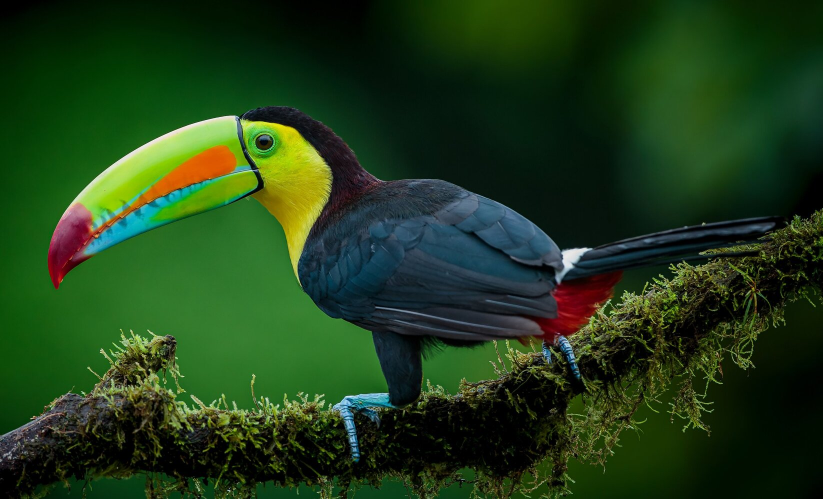
#> input picture OpenCV/Resources/beautifull_bird.jpg, 1645 x 998 px (shown at 1/2 size)
$ jupyter execute CV_Lec01_prt03.ipynb
#> lines starting #> are read from the running program, lines starting #| are printed output that depends on the picture
# Topic: GrayScale Coversion

[cell 1]
# import lib
import cv2 as cv
from cv2 import cvtColor

[cell 2]
img = cv.imread('Resources/beautifull_bird.jpg')
#> img is the input picture: shape (998, 1645, 3); mean B, G, R 24.6, 59.9, 30.9
img = cv.resize(img , (800 , 600))
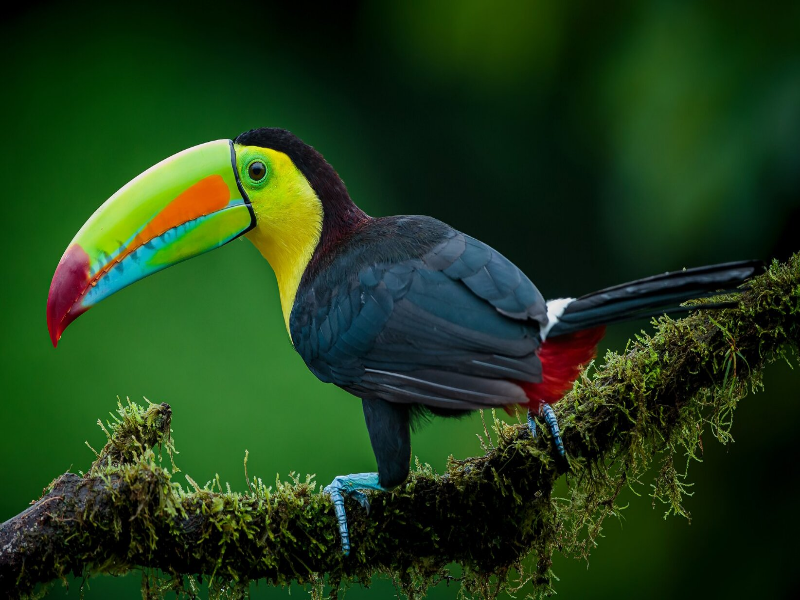
#> img: shape (600, 800, 3); mean B, G, R 24.5, 59.8, 30.8

# Conversion
gray_scale = cvtColor(img , cv.COLOR_BGR2GRAY)
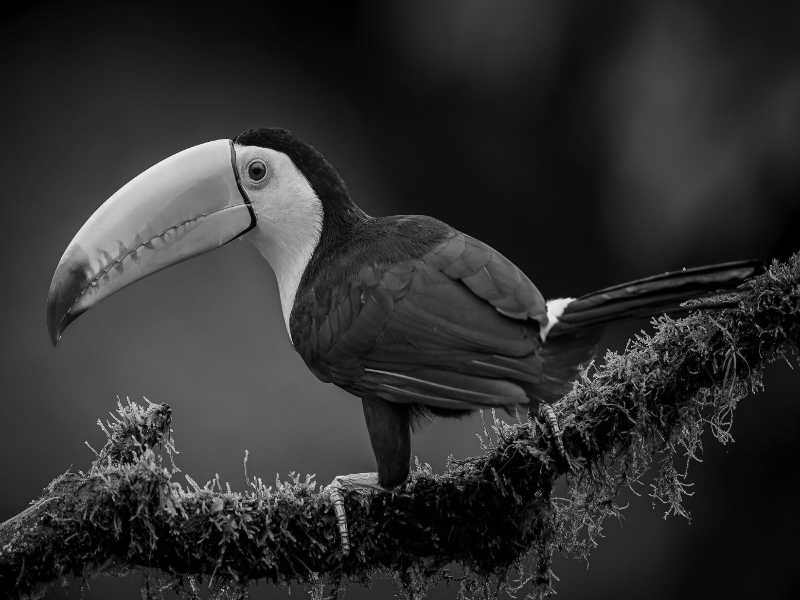
#> gray_scale: shape (600, 800); min 0, max 247, mean 47.1

# Display Code
cv.imshow('WithoutGrayScale / AlreadyExistImage' , img)
cv.imshow('GrayScaleImage' , gray_scale)

# Delay
cv.waitKey(0)

[cell 3]
# Close All Windows
cv.destroyAllWindows()

[cell 4]
import cv2 as cv
from cv2 import cvtColor

# read img
r_img = cv.imread("Resources/beautifull_bird.jpg")

# resize img
rsize_img = cv.resize(r_img , (800 , 700))
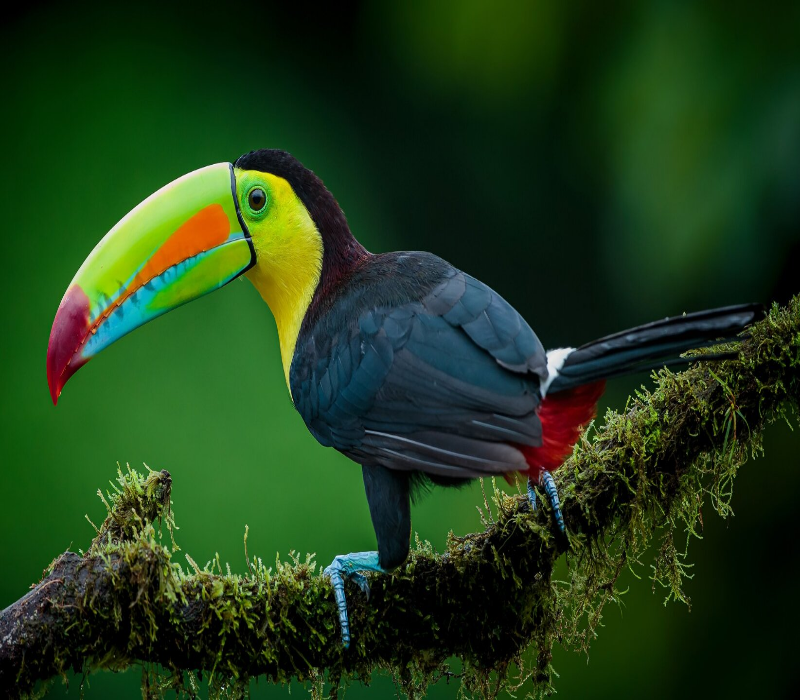
#> rsize_img: shape (700, 800, 3); mean B, G, R 24.5, 59.8, 30.8

# conversion
gray_scale = cvtColor(rsize_img , cv.COLOR_BGR2GRAY)
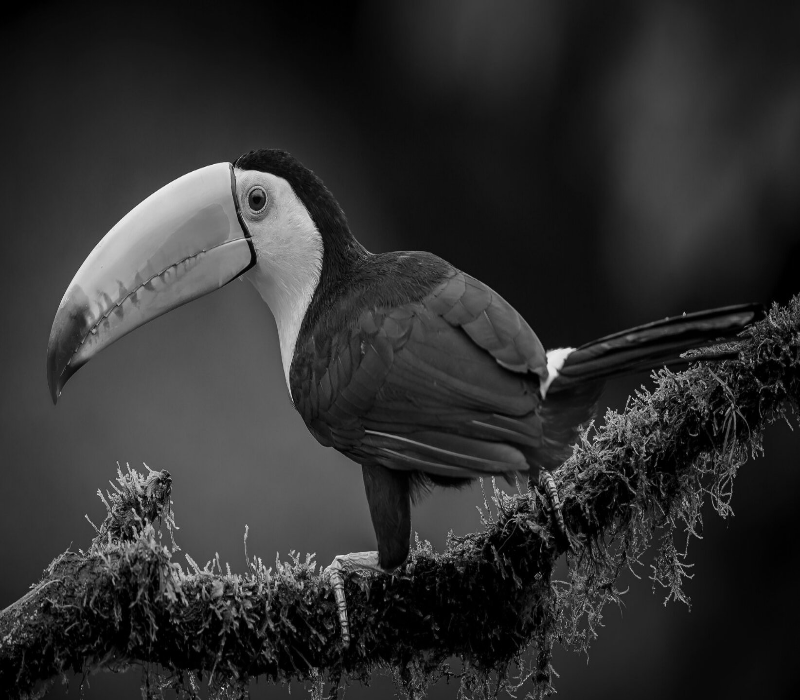
#> gray_scale: shape (700, 800); min 0, max 246, mean 47.1

# show img

show_without_rsize_img = cv.imshow('Colorfull Without (Resize)' , r_img)

show_colorfull_img = cv.imshow('Colorfull With (Resize)' , rsize_img)
print(show_colorfull_img)
#| None

show_color_less_img = cv.imshow('Colorless With(Resize)' , gray_scale)
print(show_color_less_img)
#| None

# delay img time
dly_img = cv.waitKey(0)
#> (key Esc is pressed here)
print(dly_img)
